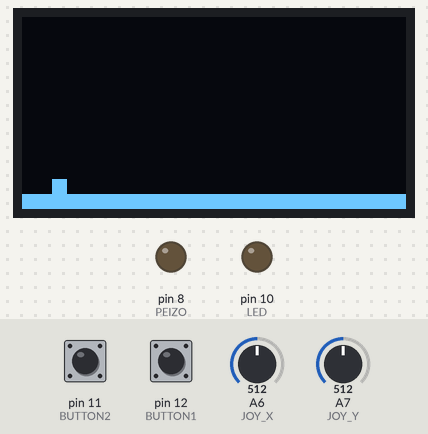
The sketch below on a simulated Arduino Nano, built with avr-gcc and run on an emulated ATmega328P. On the bench: 128×64 one-colour display, output pins drawn as LEDs (lit = HIGH). The inputs (shaded band) are chosen by the test bench; at power-on: A6 (JOY_X) = 512, pin 12 (BUTTON1) LOW, pin 11 (BUTTON2) LOW, A7 (JOY_Y) = 512.

Above: at 1.2 s.
1.3 s: A6 (JOY_X) set to 570
At 2.9 s:
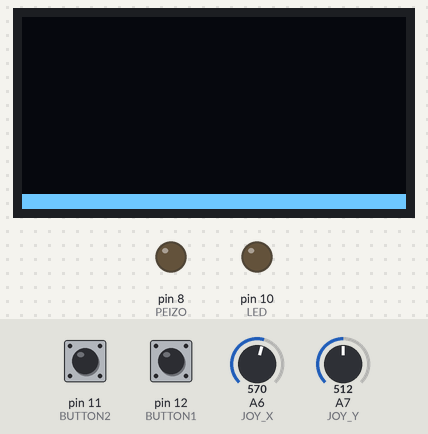
3.1 s: A6 (JOY_X) set to 460
At 5.6 s:
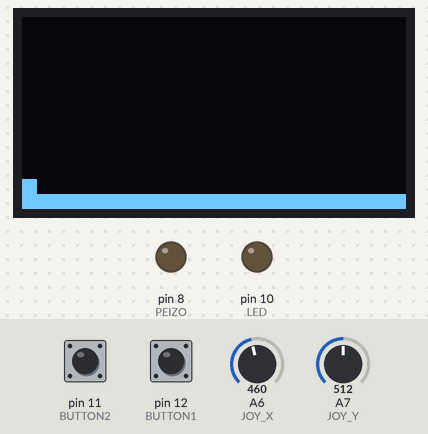
5.8 s: pin 12 (BUTTON1) pulled HIGH for 0.15 s
At 6.03 s:
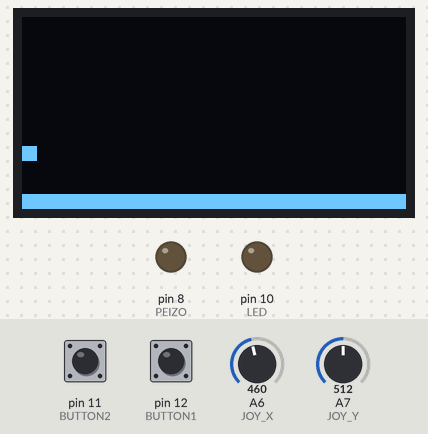
7.6 s: pin 12 (BUTTON1) pulled HIGH for 1 s
At 7.82 s:
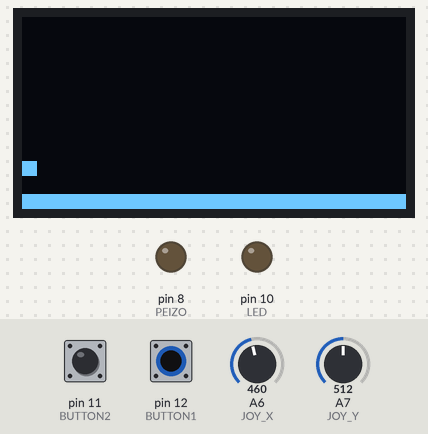
10.1 s: A6 (JOY_X) set to 716
At 10.31 s:
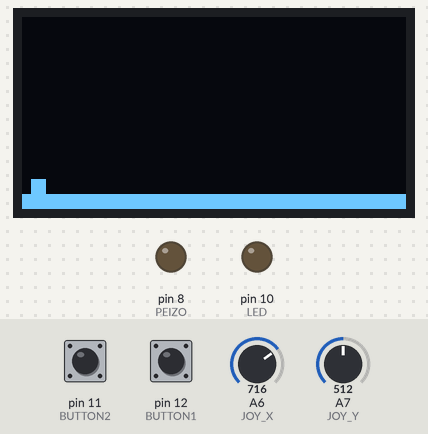
Timing chart, 0 to 12.9 s (numbered marks = the images above; inputs shaded):
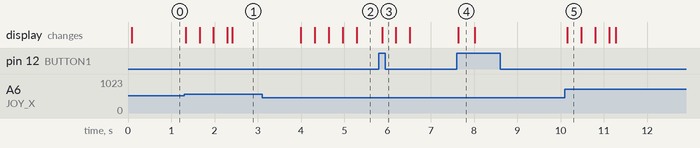

The sketch:

jumpPhysics.ino
```cpp
//Declarations for OLED Screen
#include <Wire.h>
#include <Adafruit_GFX.h>
#include <Adafruit_SSD1306.h>

//Our own definitions for the game board
#define LED 10
#define BUTTON1 12
#define BUTTON2 11
#define PEIZO 8
#define JOY_X A6
#define JOY_Y A7

int ballX = 10;
int ballY = 54;
int veloX = 0;
int veloY = 0;

int groundState = 1;
int jumpState = 0;

int platState = 0;

int level = 1;
int lives = 1;


int joyX, joyY, buttonState1, buttonState2;

// Declaration for an SSD1306 display connected to I2C (SDA, SCL pins)
Adafruit_SSD1306 display(128, 64, &Wire, -1);

void setup() {
  Serial.begin(9600);
  display.begin(SSD1306_SWITCHCAPVCC, 0x3C);  //Start up and initialize the display

  pinMode(LED,OUTPUT);
  pinMode(BUTTON1,INPUT);
  pinMode(BUTTON2,INPUT);
  pinMode(PEIZO,OUTPUT);
  pinMode(JOY_X,INPUT);
  pinMode(JOY_Y,INPUT);

  //Clear the display buffer once to start up our screen
  display.clearDisplay();
  display.display();
}

int velocity(int joyX, int joyY)
{
  if (joyX > 560)
  {
    if (veloX <= 2)
    {
      veloX++;
    }
  }
  else if (joyX < 470)
  {
    if (veloX >= -2)
    {
      veloX--;
    }
  }
  else
  {
    if (veloX > 0)
    {
      veloX--;
    }
    if (veloX < 0)
    {
      veloX++;
    }
  }
  return(veloX);
}

void loop() {
  display.clearDisplay();

  joyX = analogRead(JOY_X);
  joyY = analogRead(JOY_Y);

  int lastState1 = buttonState1;
  buttonState1 = digitalRead(BUTTON1);
  buttonState2 = digitalRead(BUTTON2);

  veloX = velocity(joyX, joyY); //function for player movement

  if (buttonState1 == HIGH && lastState1 == LOW)
  {
    //Serial.println("bruh");
    jumpState = 1;
  }
  if (jumpState == 1)
  {
    if (veloY == 0 && groundState == 1) //start of jump
    {
      groundState = 0;
      veloY = 6;
    }

    else if (ballY >= 54 && groundState == 0 && veloY == -3) //ball hit ground
    {
      ballY = 54;
      veloY = 0;
      groundState = 1;
      jumpState = 0;
    }
    else if (veloY > -3 && groundState == 0)
    {
      veloY--;
    }
  }

  if (ballX < 0)
  {
    veloX = 0;
    ballX = 0;
  }

  ballX += veloX;
  ballY -= veloY;
  display.setCursor(0, 0);
  display.setTextColor(WHITE);
  display.setTextSize(1);
  //display.print("Level: ");
  //display.println(level);
  /*display.print(veloX);
  display.print(" ");
  display.println(ballX);
  display.print(veloY);
  display.print(" ");
  display.println(ballY);*/
  display.fillRect(0,59,128,5,WHITE);
  display.fillRect(ballX, ballY, 5, 5, WHITE);
  //Serial.println(platState);


  display.display();
}
```

Measured:
- after the input at 1.3 s, the display: first changes at once (image 1 shows a later state)
- after the input at 3.1 s, the display: first changes after 0.90 s (image 2 shows a later state)
- after the input at 5.8 s, the display: changes after 0.07 s (image 3)
- after the input at 7.6 s, the display: changes at once (image 4)
- after the input at 10.1 s, the display: changes after 0.06 s (image 5)
